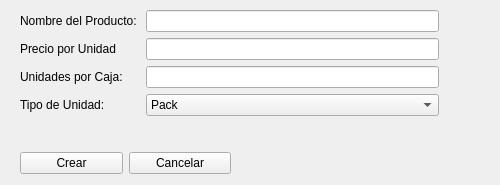
<?xml version="1.0" encoding="UTF-8"?>
<ui version="4.0">
 <class>Form</class>
 <widget class="QWidget" name="Form">
  <property name="geometry">
   <rect>
    <x>0</x>
    <y>0</y>
    <width>500</width>
    <height>185</height>
   </rect>
  </property>
  <property name="windowTitle">
   <string>Crear Nuevo Producto</string>
  </property>
  <widget class="QWidget" name="formLayoutWidget">
   <property name="geometry">
    <rect>
     <x>20</x>
     <y>10</y>
     <width>419</width>
     <height>134</height>
    </rect>
   </property>
   <layout class="QFormLayout" name="formLayout">
    <item row="0" column="0">
     <widget class="QLabel" name="label">
      <property name="text">
       <string>Nombre del Producto: </string>
      </property>
     </widget>
    </item>
    <item row="0" column="1">
     <widget class="QLineEdit" name="lineEdit"/>
    </item>
    <item row="1" column="0">
     <widget class="QLabel" name="label_2">
      <property name="text">
       <string>Precio por Unidad</string>
      </property>
     </widget>
    </item>
    <item row="1" column="1">
     <widget class="QLineEdit" name="lineEdit_2"/>
    </item>
    <item row="2" column="0">
     <widget class="QLabel" name="label_3">
      <property name="text">
       <string>Unidades por Caja:</string>
      </property>
     </widget>
    </item>
    <item row="2" column="1">
     <widget class="QLineEdit" name="lineEdit_3"/>
    </item>
    <item row="3" column="0">
     <widget class="QLabel" name="label_4">
      <property name="text">
       <string>Tipo de Unidad:</string>
      </property>
     </widget>
    </item>
    <item row="3" column="1">
     <widget class="QComboBox" name="comboBox">
      <item>
       <property name="text">
        <string>Pack</string>
       </property>
      </item>
      <item>
       <property name="text">
        <string>Bolsa</string>
       </property>
      </item>
      <item>
       <property name="text">
        <string>Caja</string>
       </property>
      </item>
      <item>
       <property name="text">
        <string>Unidad</string>
       </property>
      </item>
     </widget>
    </item>
   </layout>
  </widget>
  <widget class="QWidget" name="horizontalLayoutWidget">
   <property name="geometry">
    <rect>
     <x>20</x>
     <y>150</y>
     <width>211</width>
     <height>27</height>
    </rect>
   </property>
   <layout class="QHBoxLayout" name="horizontalLayout">
    <item>
     <widget class="QPushButton" name="pushButton_2">
      <property name="text">
       <string>Crear</string>
      </property>
     </widget>
    </item>
    <item>
     <widget class="QPushButton" name="pushButton">
      <property name="text">
       <string>Cancelar</string>
      </property>
     </widget>
    </item>
   </layout>
  </widget>
 </widget>
 <resources/>
 <connections>
  <connection>
   <sender>pushButton_2</sender>
   <signal>clicked()</signal>
   <receiver>Form</receiver>
   <slot>createProduct()</slot>
   <hints>
    <hint type="sourcelabel">
     <x>71</x>
     <y>163</y>
    </hint>
    <hint type="destinationlabel">
     <x>249</x>
     <y>92</y>
    </hint>
   </hints>
  </connection>
  <connection>
   <sender>pushButton</sender>
   <signal>clicked()</signal>
   <receiver>Form</receiver>
   <slot>close()</slot>
   <hints>
    <hint type="sourcelabel">
     <x>179</x>
     <y>163</y>
    </hint>
    <hint type="destinationlabel">
     <x>249</x>
     <y>92</y>
    </hint>
   </hints>
  </connection>
  <connection>
   <sender>lineEdit</sender>
   <signal>returnPressed()</signal>
   <receiver>lineEdit_2</receiver>
   <slot>setFocus()</slot>
   <hints>
    <hint type="sourcelabel">
     <x>309</x>
     <y>23</y>
    </hint>
    <hint type="destinationlabel">
     <x>309</x>
     <y>54</y>
    </hint>
   </hints>
  </connection>
  <connection>
   <sender>lineEdit_2</sender>
   <signal>returnPressed()</signal>
   <receiver>lineEdit_3</receiver>
   <slot>setFocus()</slot>
   <hints>
    <hint type="sourcelabel">
     <x>309</x>
     <y>54</y>
    </hint>
    <hint type="destinationlabel">
     <x>309</x>
     <y>85</y>
    </hint>
   </hints>
  </connection>
  <connection>
   <sender>lineEdit_3</sender>
   <signal>returnPressed()</signal>
   <receiver>comboBox</receiver>
   <slot>setFocus()</slot>
   <hints>
    <hint type="sourcelabel">
     <x>309</x>
     <y>85</y>
    </hint>
    <hint type="destinationlabel">
     <x>309</x>
     <y>116</y>
    </hint>
   </hints>
  </connection>
 </connections>
 <slots>
  <slot>createProduct()</slot>
 </slots>
</ui>
